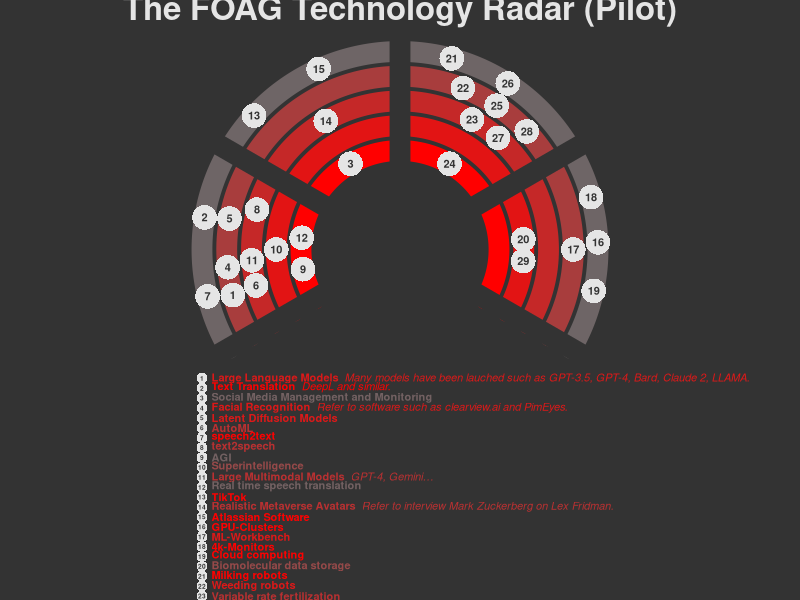

Generate this figure with R:
#' ---
#' title: Script to generate a visualization of the technology radar
#' author: Damian Oswald
#' date: 2023-10-13
#' ---

#' Global parameters
rotation <- 10 # in degrees [0,360]

#' Attach packages to search path.
library(magrittr)

#' Read the data from a CSV file.
data <- read.csv("data.csv", sep = ";")

#' Omit data without Sector or Status information
data <- data[!as.logical(rowSums(data[,2:3]=="")),]

#' Change variable classes
for (i in c("Sector","Status")) data[,i] %<>% tolower %>% as.factor

#' Information relevant for the dynamic plotting
d <- nlevels(data[,"Status"])
g <- nlevels(data[,"Sector"])

#' Give an x and y axis position to every observation
data[,"x"] <- (as.integer(data[,"Sector"])-1)/(g-1)
data[,"y"] <- (as.integer(data[,"Status"])-1)/(d-1)

#' Add a x-axis bias such that no point overlaps
for (sector in levels(data[,"Sector"])) {
  for (status in levels(data[,"Status"])) {
    x <- data[data[,"Sector"]==sector & data[,"Status"]==status,"x"]
    while(any(diff(sort(x))<(1/g/5))) x <- data[data[,"Sector"]==sector & data[,"Status"]==status,"x"] + (lhs::randomLHS(length(x), 1) - 0.5)*1/(g+1)
    if(length(x)==0) next
    else data[data[,"Sector"]==sector & data[,"Status"]==status,"x"] <- x
  }
}

#' Open an empty SVG file.
svg("technology-radar.svg", width = 8, height = 12)

#' Set graphical parameters
par(bg = "gray20", mar = rep(3,4), fg = "gray90")
layout(c(1,1,2))
palette <- colorRampPalette(c("red","#517A7B"))

#' Set the plotting plane
plot(NA, xlim = c(-2,2), ylim = c(-1,2), axes = FALSE, xlab = "", ylab = "", asp = 1)

#' Add the rings and sector segments
rings <- seq(-pi*(g/((g-1)*2)), pi*(g/((g-1)*2)),l=500)
for (i in seq(1,2,0.25)) lines(sin(rings)*i, cos(rings)*i, lwd = 20, col = palette(7)[(i-1)*5+1])
for (i in seq(-g/((g-1)*2),g/((g-1)*2),l=g+1)) lines(x = c(0, 3*sin(i*pi)), y = c(0, 3*cos(i*pi)), col = par()$bg, lwd = 20)

#' Add the numbered white points
with(data, points((sin(x*pi - pi/2))*(y+1), cos(x*pi-pi/2)*(y+1), pch = 16, cex = 5, lwd = 3))
with(data, text((sin(x*pi - pi/2))*(y+1), cos(x*pi-pi/2)*(y+1), 1:nrow(data), col = par()$bg, font = 2))

#' Add text
for (i in 1:nrow(data)) {
  color <- palette(6)[6-as.integer(data[i,"Status"])]
  points(x = -2, y = -1.2 - i*0.1, cex = 2.2, xpd = NA, pch = 16)
  text(x = -2, y = -1.2 - i*0.1, labels = i, xpd = NA, cex = 0.6, font = 2, col = par()$bg)
  text(x = -1.97, y = - 1.215 - i*0.1, labels = bquote(bold(.(data[i,"Name"]))~~italic(.(data[i,"Description"]))), xpd = NA, pos = 4, font = 2, col = color)
}

#' Add a title
text(0, 2.4, "The FOAG Technology Radar (Pilot)", xpd = NA, cex = 3, font = 2)

#' Close SVG file
dev.off()
